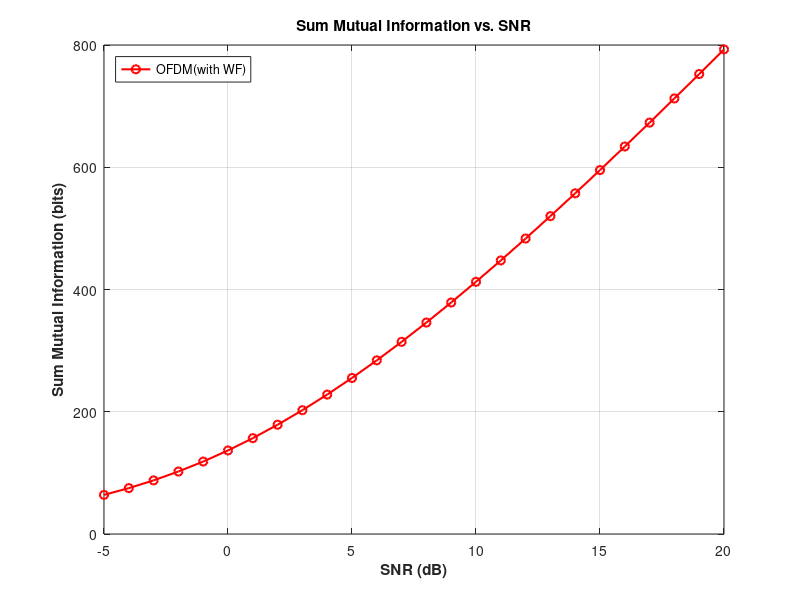
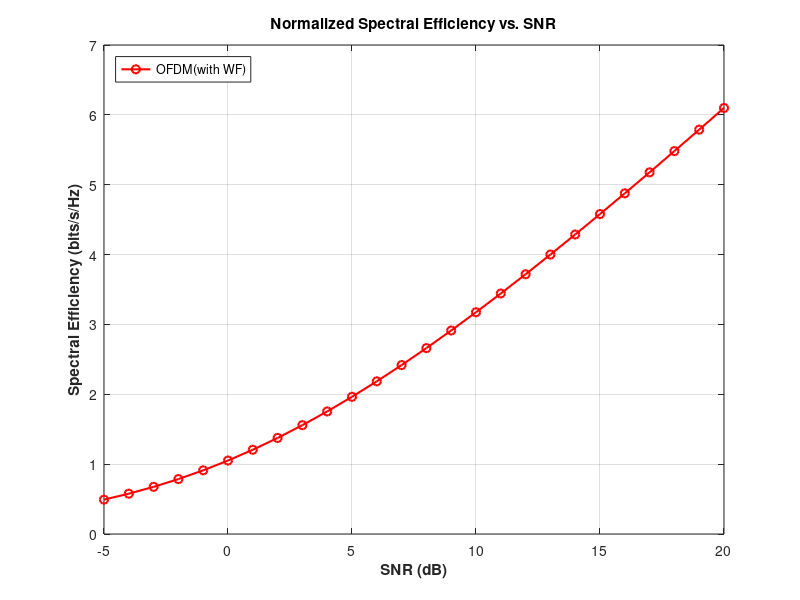

Here is the MATLAB script that generated these plots, in order:

clc;


%% Parameters
L = 2;
K = 128;
total_len = K + L;
h = [0.16 + 0.26i, 0.55 + 0.09i, -0.67 - 0.39i];  % h[0], h[1], h[2]
h_rev = fliplr(h);  % [h2, h1, h0]

%% Step 1: Construct Circular Toeplitz Matrix (row 1 = [h2, h1, h0, 0,...])
h_padded = [h_rev, zeros(1, total_len - length(h))];  % Length K+L
H_circ = zeros(total_len, total_len);
for row = 1:total_len
    H_circ(row, :) = circshift(h_padded, [0, row - 1]);
end

%% Step 2: Get singular values (λₖ)
lambda = svd(H_circ).^2;

%% Step 3: SNR sweep
snr_dB = -5:1:20;
sum_mi_circ = zeros(size(snr_dB));
spectral_eff_circ = zeros(size(snr_dB));

for idx = 1:length(snr_dB)
    SNR = 10^(snr_dB(idx)/10);
    inv_gain = 1 ./ (SNR * lambda);

    % Waterfilling
    [inv_sorted, sort_idx] = sort(inv_gain);
    P_sorted = zeros(total_len, 1);

    for m = total_len:-1:1
        inv_eta = (total_len + sum(inv_sorted(1:m))) / m;
        eta = 1 / inv_eta;
        P_temp = inv_eta - inv_sorted(1:m);
        if all(P_temp >= 0)
            P_sorted(1:m) = P_temp;
            break;
        end
    end

    % Restore original order
    P_opt = zeros(total_len, 1);
    P_opt(sort_idx) = P_sorted;

    % Compute results
    sum_mi_circ(idx) = sum(log2(1 + SNR * lambda .* P_opt));
    spectral_eff_circ(idx) = sum_mi_circ(idx) / (K + L);  % Normalized
end

%% Step 4: Plot Spectral Efficiency

% Plot
figure(3);
plot(snr_dB, sum_mi_circ, '-ro', 'LineWidth', 1.5);
xlabel('SNR (dB)', 'FontWeight','bold');
ylabel('Sum Mutual Information (bits)', 'FontWeight','bold');
legend('OFDM(with WF)', 'Location', 'NorthWest');
title('Sum Mutual Information vs. SNR', 'FontWeight','bold');

grid on;
figure(4);
plot(snr_dB, spectral_eff_circ, '-ro', 'LineWidth', 1.5);
xlabel('SNR (dB)', 'FontWeight','bold');
ylabel('Spectral Efficiency (bits/s/Hz)', 'FontWeight','bold');
legend('OFDM(with WF)', 'Location', 'NorthWest');
title('Normalized Spectral Efficiency vs. SNR', 'FontWeight','bold');
grid on;
